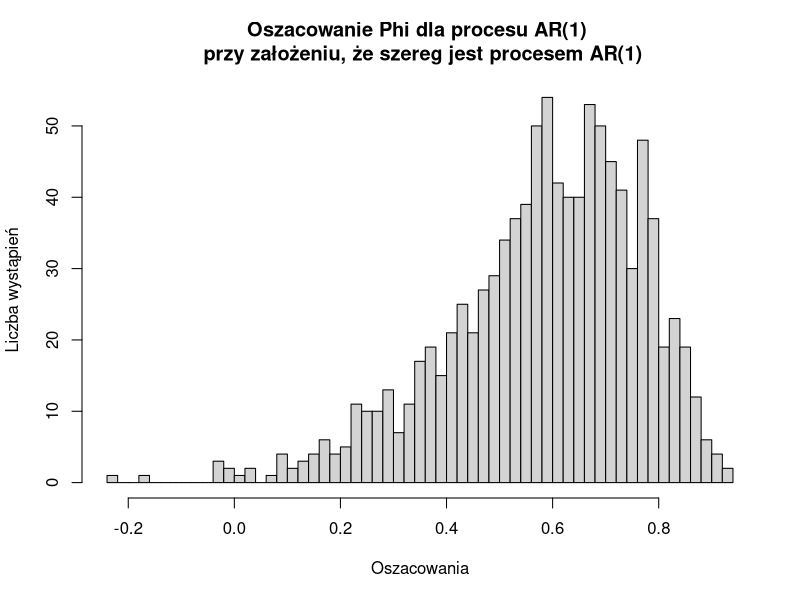

Write the R code that produced this figure.
## R
require(forecast)

phi         <- 0.7
time_steps  <- 24 
N           <- 1000
sigma_error <- 1

sd_series   <- sigma_error^2 / (1 - phi^2)
starts      <- rnorm(N, sd = sqrt(sd_series))
estimates   <- numeric(N)
res         <- numeric(time_steps)

for (i in 1:N) {
  errs = rnorm(time_steps, sd = sigma_error)
  res[1] <- starts[i] + errs[1]
  
  for (t in 2:time_steps) {
    res[t] <- phi * res[t-1] + errs[t]
  }
  
  estimates[i] <- arima(res, c(1, 0, 0))$coef[1]
}

hist(estimates,
     main = "Oszacowanie Phi dla procesu AR(1) \n przy założeniu, że szereg jest procesem AR(1)",
     xlab = "Oszacowania",
     ylab = "Liczba wystąpień",
     breaks = 50)

##R
summary(estimates)
